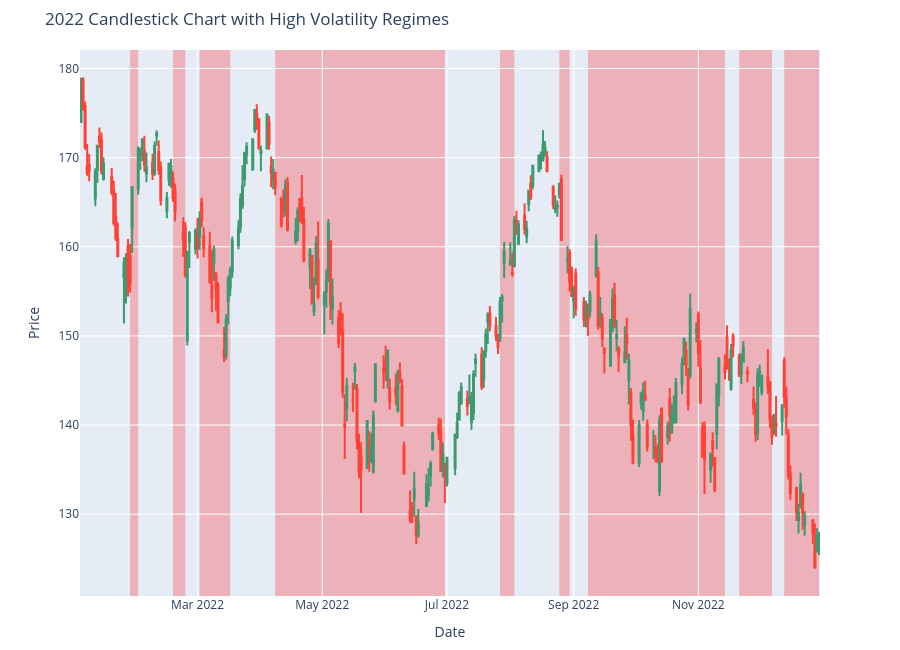

Notebook code for this chart:
### Code cell
df_2022 = df.loc["2022"].copy()
df_2022.columns = df_2022.columns.droplevel(1)
regime_2022 = regime.loc[df_2022.index]

fig = go.Figure(data=[go.Candlestick(
    x=df_2022.index,
    open=df_2022['Open'],
    high=df_2022['High'],
    low=df_2022['Low'],
    close=df_2022['Close']
)])

mask = regime_2022.eq(1)
groups = (mask != mask.shift()).cumsum()

for _, g in mask.groupby(groups):
    if g.iloc[0]:
        fig.add_vrect(
            x0=g.index[0], x1=g.index[-1],
            fillcolor="red", opacity=0.25,
            layer="below", line_width=0
        )

fig.update_layout(
    title="2022 Candlestick Chart with High Volatility Regimes",
    xaxis_title="Date",
    yaxis_title="Price",
    xaxis_rangeslider_visible=False,
    height=650,
    margin=dict(t=50, b=20)
)

fig.show()

### Figure 1 — Plotly figure (JSON) as saved in the notebook; plotly's stock layout.template omitted (floating-point values rounded to 4 significant figures; data arrays with more than 128 entries replaced by an {"elided": "..."} marker saying what was removed)
{"data": [{"close": {"elided": "251 float values"}, "high": {"elided": "251 float values"}, "low": {"elided": "251 float values"}, "open": {"elided": "251 float values"}, "type": "candlestick", "x": {"elided": "251 str values"}}], "layout": {"height": 650, "margin": {"b": 20, "t": 50}, "shapes": [{"fillcolor": "red", "layer": "below", "line": {"width": 0}, "opacity": 0.25, "type": "rect", "x0": "2022-01-27T00:00:00", "x1": "2022-01-31T00:00:00", "xref": "x", "y0": 0, "y1": 1, "yref": "y domain"}, {"fillcolor": "red", "layer": "below", "line": {"width": 0}, "opacity": 0.25, "type": "rect", "x0": "2022-02-17T00:00:00", "x1": "2022-02-23T00:00:00", "xref": "x", "y0": 0, "y1": 1, "yref": "y domain"}, {"fillcolor": "red", "layer": "below", "line": {"width": 0}, "opacity": 0.25, "type": "rect", "x0": "2022-03-02T00:00:00", "x1": "2022-03-17T00:00:00", "xref": "x", "y0": 0, "y1": 1, "yref": "y domain"}, {"fillcolor": "red", "layer": "below", "line": {"width": 0}, "opacity": 0.25, "type": "rect", "x0": "2022-04-08T00:00:00", "x1": "2022-06-30T00:00:00", "xref": "x", "y0": 0, "y1": 1, "yref": "y domain"}, {"fillcolor": "red", "layer": "below", "line": {"width": 0}, "opacity": 0.25, "type": "rect", "x0": "2022-07-27T00:00:00", "x1": "2022-08-03T00:00:00", "xref": "x", "y0": 0, "y1": 1, "yref": "y domain"}, {"fillcolor": "red", "layer": "below", "line": {"width": 0}, "opacity": 0.25, "type": "rect", "x0": "2022-08-25T00:00:00", "x1": "2022-08-30T00:00:00", "xref": "x", "y0": 0, "y1": 1, "yref": "y domain"}, {"fillcolor": "red", "layer": "below", "line": {"width": 0}, "opacity": 0.25, "type": "rect", "x0": "2022-09-08T00:00:00", "x1": "2022-11-14T00:00:00", "xref": "x", "y0": 0, "y1": 1, "yref": "y domain"}, {"fillcolor": "red", "layer": "below", "line": {"width": 0}, "opacity": 0.25, "type": "rect", "x0": "2022-11-21T00:00:00", "x1": "2022-12-07T00:00:00", "xref": "x", "y0": 0, "y1": 1, "yref": "y domain"}, {"fillcolor": "red", "layer": "below", "line": {"width": 0}, "opacity": 0.25, "type": "rect", "x0": "2022-12-13T00:00:00", "x1": "2022-12-30T00:00:00", "xref": "x", "y0": 0, "y1": 1, "yref": "y domain"}], "title": {"text": "2022 Candlestick Chart with High Volatility Regimes"}, "xaxis": {"rangeslider": {"visible": false}, "title": {"text": "Date"}}, "yaxis": {"title": {"text": "Price"}}}}
